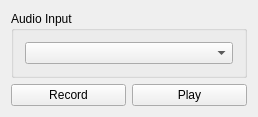
<?xml version="1.0" encoding="UTF-8"?>
<ui version="4.0">
 <class>RecordAndPlaySound</class>
 <widget class="QMainWindow" name="RecordAndPlaySound">
  <property name="geometry">
   <rect>
    <x>0</x>
    <y>0</y>
    <width>258</width>
    <height>114</height>
   </rect>
  </property>
  <property name="windowTitle">
   <string>Record and play sound</string>
  </property>
  <widget class="QWidget" name="centralWidget">
   <layout class="QVBoxLayout" name="verticalLayout_2">
    <item>
     <widget class="QGroupBox" name="groupBox">
      <property name="title">
       <string>Audio Input</string>
      </property>
      <layout class="QVBoxLayout" name="verticalLayout">
       <item>
        <widget class="QComboBox" name="input"/>
       </item>
      </layout>
     </widget>
    </item>
    <item>
     <layout class="QHBoxLayout" name="horizontalLayout">
      <item>
       <widget class="QPushButton" name="record">
        <property name="text">
         <string>Record</string>
        </property>
        <property name="checkable">
         <bool>true</bool>
        </property>
       </widget>
      </item>
      <item>
       <widget class="QPushButton" name="play">
        <property name="text">
         <string>Play</string>
        </property>
        <property name="checkable">
         <bool>true</bool>
        </property>
       </widget>
      </item>
     </layout>
    </item>
   </layout>
  </widget>
 </widget>
 <layoutdefault spacing="6" margin="11"/>
 <resources/>
 <connections>
  <connection>
   <sender>record</sender>
   <signal>toggled(bool)</signal>
   <receiver>play</receiver>
   <slot>setDisabled(bool)</slot>
   <hints>
    <hint type="sourcelabel">
     <x>182</x>
     <y>84</y>
    </hint>
    <hint type="destinationlabel">
     <x>220</x>
     <y>85</y>
    </hint>
   </hints>
  </connection>
  <connection>
   <sender>play</sender>
   <signal>toggled(bool)</signal>
   <receiver>record</receiver>
   <slot>setDisabled(bool)</slot>
   <hints>
    <hint type="sourcelabel">
     <x>214</x>
     <y>100</y>
    </hint>
    <hint type="destinationlabel">
     <x>163</x>
     <y>98</y>
    </hint>
   </hints>
  </connection>
 </connections>
</ui>
